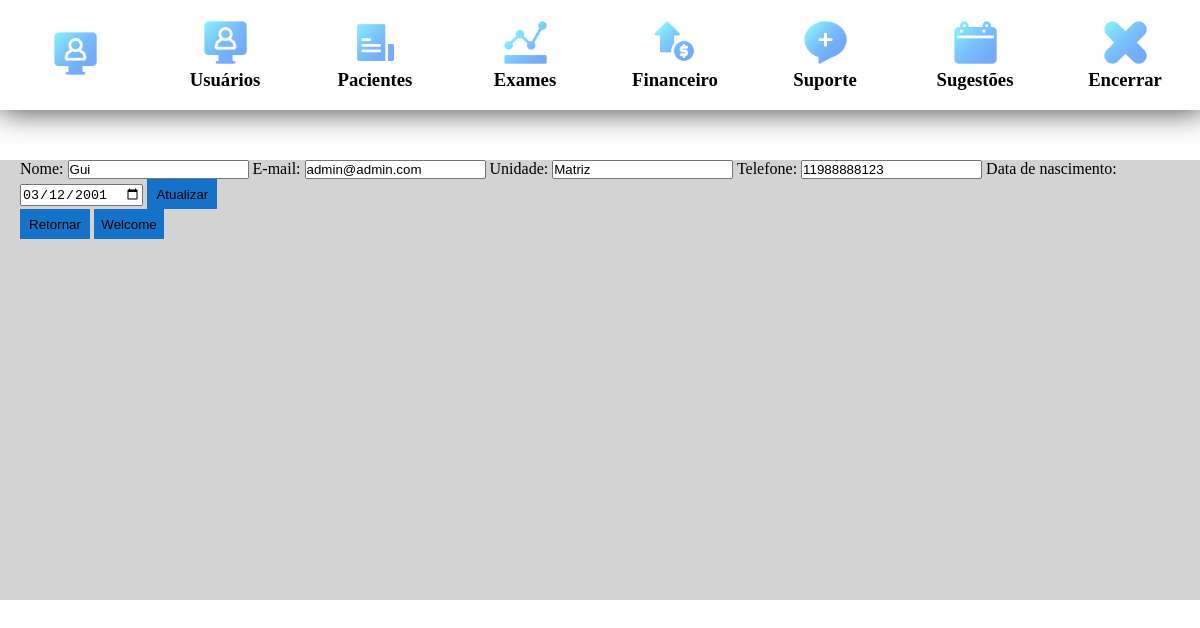
Page /views/editar_usuario.php?id=46 (signed in) on the earlier database version.
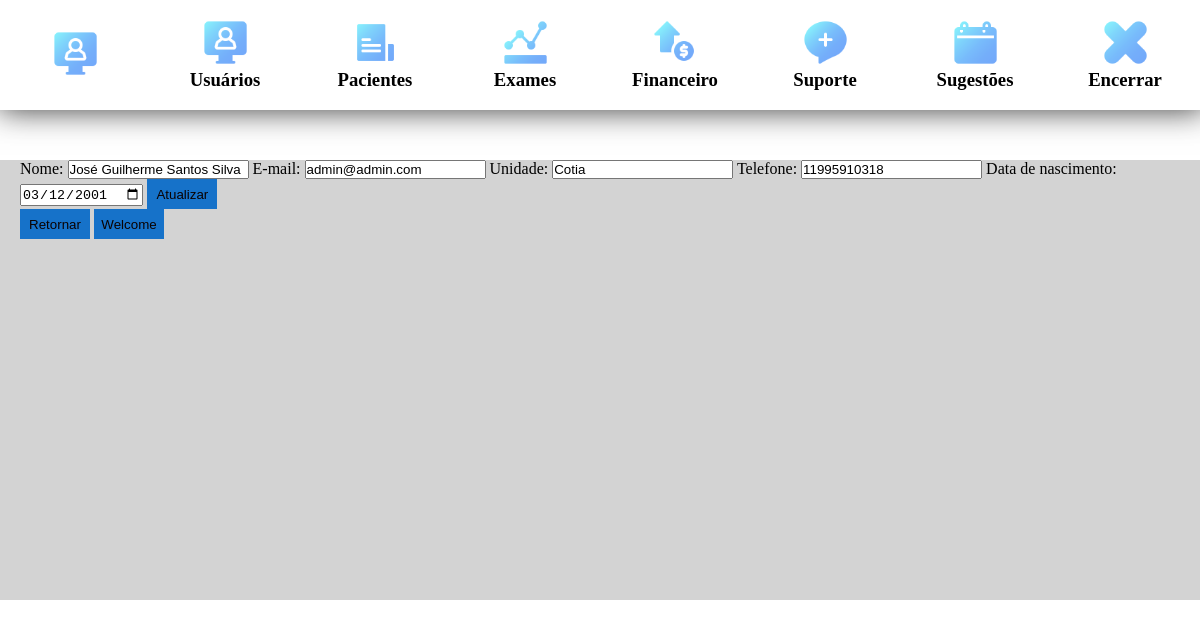
Same page on the later database version.
### tables this page shows
CREATE TABLE `clientes` (
  `id` int(11) NOT NULL,
  `nome` varchar(100) NOT NULL,
  `email` varchar(100) NOT NULL,
  `telefone` varchar(15) DEFAULT NULL,
  `nascimento` date DEFAULT NULL,
  `data` datetime NOT NULL DEFAULT current_timestamp(),
  `senha` longtext NOT NULL,
  `unidade` varchar(50) DEFAULT NULL,
  `assinatura` longtext DEFAULT NULL
);

### views/editar_usuario.php (the view, shortened to what this page needs)
<?php
include('../Control/SelectFrom.php');
$id = intval($_GET['id']);
$sql_cliente = "SELECT * FROM clientes WHERE id = '$id'";
$query_cliente = $mysqli->query($sql_cliente) or die ($mysqli->error);
$cliente = $query_cliente->fetch_assoc();
?>
<!DOCTYPE html>
<html lang="en">
<head>
</head>
<link rel="stylesheet" href="../css/modal.css">
<link rel="stylesheet" href="../css/index.css">
<link rel="stylesheet" href="../css/button.css">
<body>
    <div class="body-header">
        <div class="seletc_g">
            <div class="select_header">
                <div>
                    <a href="../views/index.php"><img class="icon_select" src="../icons/monitor (2).png">
                </div>
            </div>
            <div class="select_header">
                <div>
                    <a href="listagem_usuarios.php"><img  class="icon_select" src="../icons/monitor (2).png"></a>
                </div>
                <div>
                    <h3>
                        Usuários
                    </h3>
                </div>
            </div>
            <div class="select_header">
                <div>
                    <a href="../views/listagem_pacientes.php"><img class="icon_select" src="../icons/arquivo (1).png"></a>
                </div>
                <div>
                    <h3>
                        Pacientes
                    </h3>
                </div>
            </div>
            <div class="select_header">
                <div>
                    <a href="listagem_exames.php"><img class="icon_select" src="../icons/grafico.png"></a>
                </div>
                <div>
                    <h3>
                        Exames
                    </h3>
                </div>
            </div>
            <div class="select_header">
                <div>
                    <img class="icon_select" src="../icons/moeda-de-dolar.png">
                </div>
                <div>
                    <h3>
                        Financeiro
                    </h3>
                </div>
            </div>
            <div class="select_header">
                <div>
                    <img class="icon_select" src="../icons/bate-papo.png">
                </div>
                <div>
                    <h3>
                        Suporte
                    </h3>
                </div>
            </div>
            <div class="select_header">
                <div>
                    <img onclick="abrir_modal()" class="icon_select" src="../icons/calendario.png">
                </div>
                <div>
                    <h3>
                        Sugestões
                    </h3>
                </div>
            </div>
            <div class="select_header">
                <div>
                <a href="../Control/logout.php"><img class="icon_select" src="../icons/fracassado.png"></a>
                </div>
                <div>
                    <h3>
                        Encerrar
                    </h3>
                </div>
            </div>
        </div>
    </div>
    <div class="Bottom_header">
    </div>
    <div class="container_body">
        <div class="container_son">
            <form action="" method="POST">
                <label>Nome:</label>
                <input value= "<?php echo $cliente['nome']; ?>" type="text" name="nome">
                <label>E-mail:</label>
                <input value ="<?php echo $cliente['email']; ?>" type="email" name="email">
                <label>Unidade:</label>
                <input value ="<?php echo $cliente['unidade']; ?>" type="text" name="unidade">
                <label>Telefone:</label>
                <input value ="<?php if(!empty($cliente['telefone'])){ echo $cliente['telefone'];} ?>" type="text" name="telefone">
                <label>Data de nascimento:</label>
                <input value ="<?php if(!empty($cliente['nascimento'])){ echo $cliente['nascimento'];} ?>" type="date" name="nascimento">
                <button class="btn_style" name="authorization" type="submit">Atualizar</button>
            </form>
            <a href="listagem_usuarios.php"><button class="btn_style">Retornar</button></a>
            <a href="index.php"><button class="btn_style">Welcome</button></a>
</body>
</html>

Differences in the rows shown:
changed clientes "admin@admin.com": nome "Gui" → "José Guilherme Santos Silva"; unidade "Matriz" → "Cotia"; telefone "11988888123" → "11995910318"
